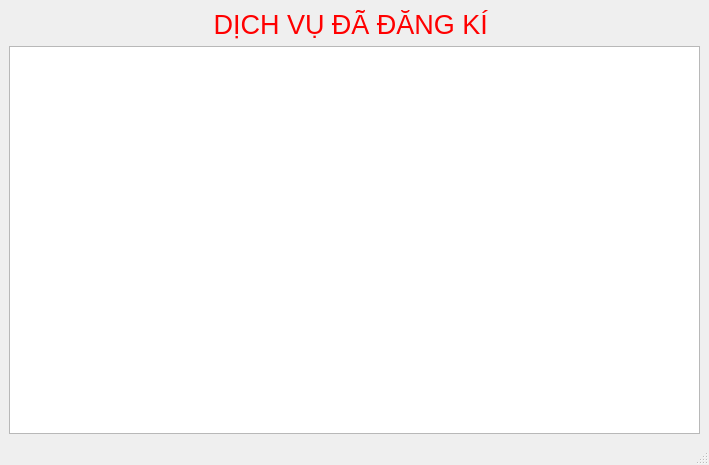
<?xml version="1.0" encoding="UTF-8"?>
<ui version="4.0">
 <class>family_servicebuy</class>
 <widget class="QMainWindow" name="family_servicebuy">
  <property name="geometry">
   <rect>
    <x>0</x>
    <y>0</y>
    <width>709</width>
    <height>465</height>
   </rect>
  </property>
  <property name="windowTitle">
   <string>MainWindow</string>
  </property>
  <widget class="QWidget" name="centralwidget">
   <layout class="QGridLayout" name="gridLayout">
    <item row="0" column="0">
     <layout class="QVBoxLayout" name="verticalLayout">
      <item>
       <widget class="QLabel" name="label">
        <property name="text">
         <string>&lt;html&gt;&lt;head/&gt;&lt;body&gt;&lt;p align=&quot;center&quot;&gt;&lt;span style=&quot; font-size:20pt; color:#ff0000;&quot;&gt;DỊCH VỤ ĐÃ ĐĂNG KÍ &lt;/span&gt;&lt;/p&gt;&lt;/body&gt;&lt;/html&gt;</string>
        </property>
       </widget>
      </item>
      <item>
       <widget class="QTableView" name="tableView_dvddk"/>
      </item>
     </layout>
    </item>
   </layout>
  </widget>
  <widget class="QMenuBar" name="menubar">
   <property name="geometry">
    <rect>
     <x>0</x>
     <y>0</y>
     <width>709</width>
     <height>22</height>
    </rect>
   </property>
  </widget>
  <widget class="QStatusBar" name="statusbar"/>
 </widget>
 <resources/>
 <connections/>
</ui>
